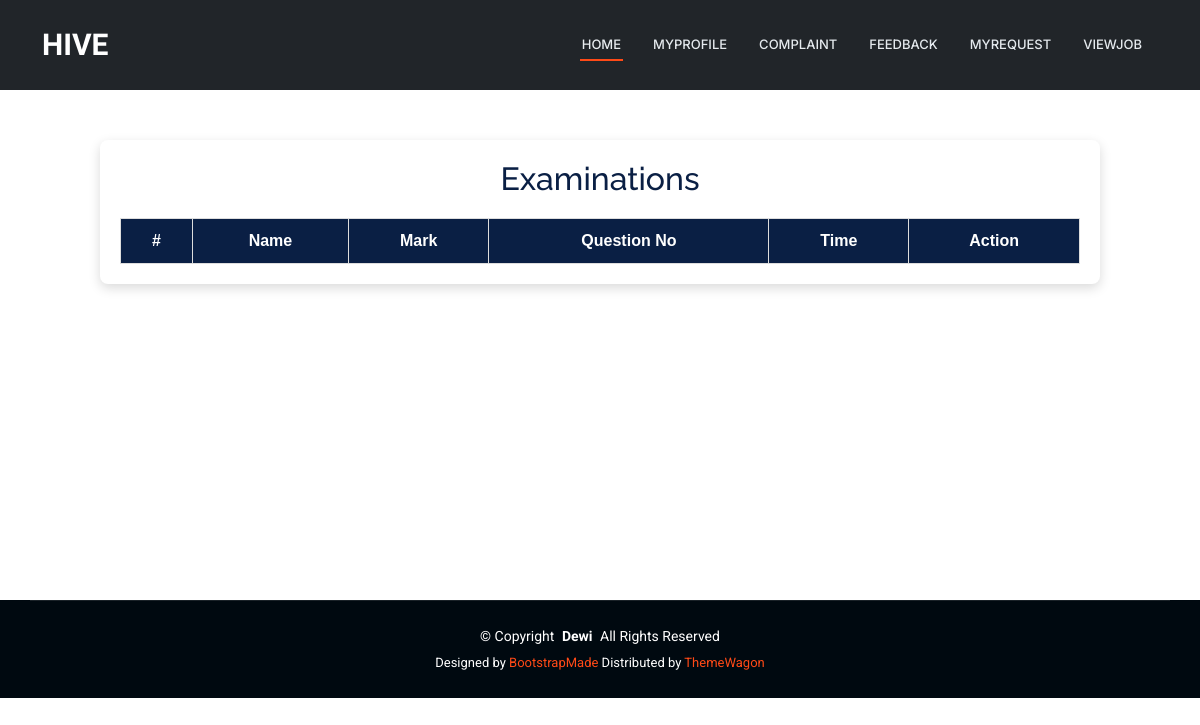
Before: /User/ViewExam/9 (signed in) with the older database file.
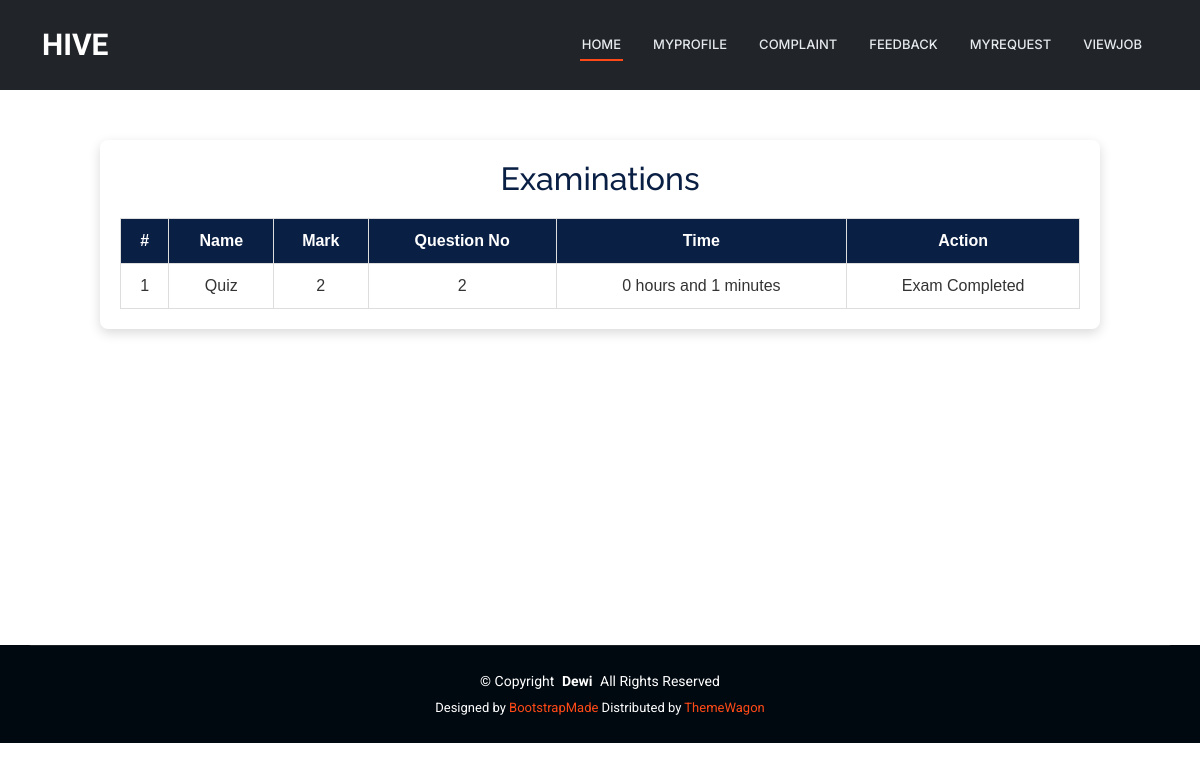
After: the same page with the newer database file.
### JobProvider/models.py (models this page shows)
class tbl_examination(models.Model):
    examination_name=models.CharField(max_length=50)
    examination_mark=models.CharField(max_length=50)
    examination_time=models.CharField(max_length=50)
    examination_status = models.IntegerField(default=0)
    time = models.TimeField(null=True)
    start_time = models.TimeField(null=True)
    job=models.ForeignKey(tbl_job,on_delete=models.CASCADE,null=True)

### User/views.py (the view)
# urls.py: path('ViewExam/<int:id>',views.viewexam,name="ViewExam"),
def viewexam(request,id):
    exam = tbl_examination.objects.filter(job=id)
    for i in exam:
        questioncount = tbl_questions.objects.filter(examination=i.id).count()
        i.qtcount = questioncount
        exambodycount = tbl_examinationbody.objects.filter(examination=i.id,user=request.session["uid"],examinationbody_status=1).count()
        if exambodycount > 0:
            i.examstatus = 1
    return render(request,"User/ViewExam.html",{'exam':exam})

### User/Templates/User/ViewExam.html (shortened to what this page needs)
{% extends 'User/Header.html' %}
{% block content %}
<div class="viewexam-wrapper">
    <div class="viewexam-card">
        <h2>Examinations</h2>
        <table class="viewexam-table">
            <tr>
                <th>#</th>
                <th>Name</th>
                <th>Mark</th>
                <th>Question No</th>
                <th>Time</th>
                <th>Action</th>
            </tr>
            {% for i in exam %}
            <tr>
                <td>{{ forloop.counter }}</td>
                <td>{{ i.examination_name }}</td>
                <td>{{ i.examination_mark }}</td>
                <td>{{ i.qtcount }}</td>
                <td>{{ i.examination_time }}</td>
                <td>
                    {% if i.examstatus == 1 %}
                        Exam Completed
                    {% else %}
                        <a href="{% url 'User:viewquestion' i.id %}" class="exam-btn">Enter To Exam</a>
                    {% endif %}
                </td>
            </tr>
            {% endfor %}
        </table>
    </div>
</div>
<br><br><br><br><br><br><br><br>
{% endblock %}

Changed rows visible on the page:
added tbl_examination: examination_name "Quiz", examination_mark "2", qtcount "2", examination_time "0 hours and 1 minutes", shows "Exam Completed"
